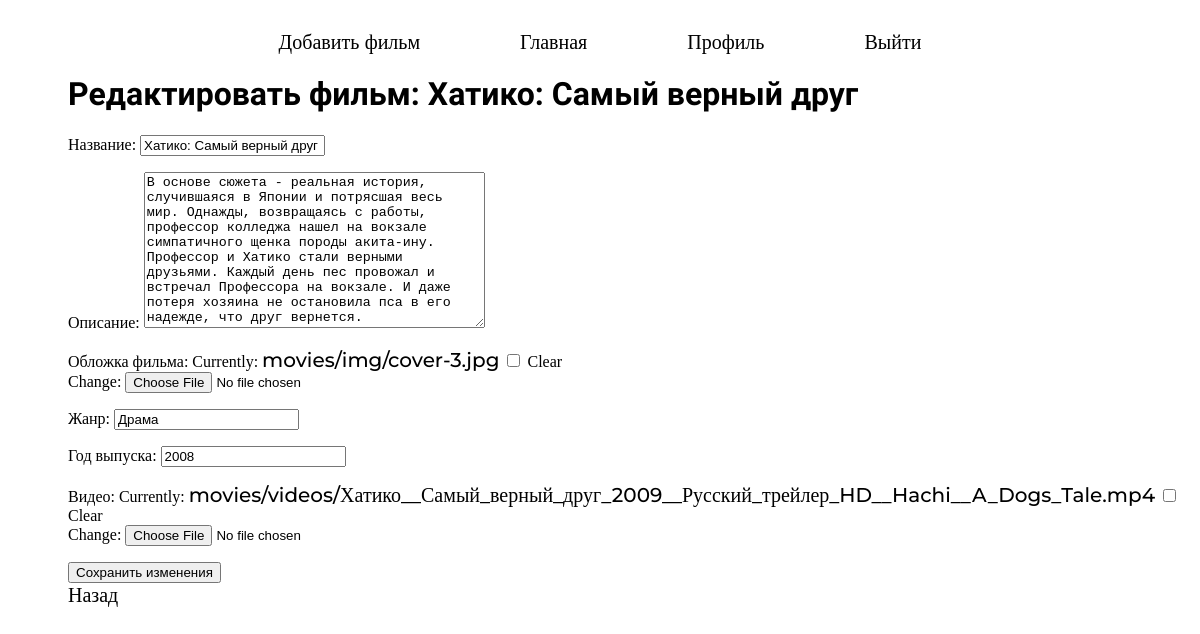
/7/update/ (signed in), run on the app's committed database.
### apps/movies/models.py (models this page shows, shortened)
class Movie(models.Model):
    cover = models.ImageField(upload_to='movies/img/', verbose_name='Обложка фильма', blank=True, null=True)
    title = models.CharField(max_length=200, verbose_name='Название')
    description = models.TextField(verbose_name='Описание')
    genre = models.CharField(max_length=100, verbose_name='Жанр')
    release_year = models.IntegerField(verbose_name='Год выпуска')
    video = models.FileField(upload_to='movies/videos/', verbose_name='Видео', blank=True, null=True)
    author = models.ForeignKey(
        User,
        on_delete=models.CASCADE,
        default=1,
        verbose_name='Автор'
    )

### apps/movies/views.py (the view)
# urls.py: path('<int:pk>/update/', views.MovieUpdateView.as_view(), name='update'),
@method_decorator(user_passes_test(lambda u: u.is_staff), name='dispatch')
class MovieUpdateView(generic.UpdateView):
    model = Movie
    form_class = MovieUpdateForm
    template_name = 'movies/update.html'
    success_url = reverse_lazy('index')

### apps/movies/forms.py
class MovieUpdateForm(forms.ModelForm):
    class Meta:
        model = Movie
        fields = ['title', 'description', 'cover', 'genre', 'release_year', 'video']

### templates/movies/update.html (shortened to what this page needs)
{% extends 'layout.html' %}
{% block content %}
<div class="update">
<h1>Редактировать фильм: {{ form.instance.title }}</h1>
<form method="post" enctype="multipart/form-data">
    {{ form.as_p }}
    <button type="submit">Сохранить изменения</button>
</form>
<a href="{% url 'index' %}">Назад</a>
</div>
{% endblock %}

### templates/layout.html (style rules this page uses)
a { text-decoration: none; color: black; font-size: 20px; font-family: 'Montserrat'; font-weight: 500; }

### templates/movies/update.html (style rules this page uses)
h1 { font-family: 'Oswald'; }
.update { margin-left: 60px; }

### data on the page
Movie: instance "Хатико: Самый верный друг", title "Хатико: Самый верный друг", description "В основе сюжета - реальная история, случившаяся в Японии и потрясшая весь мир. Однажды, возвращаясь с работы, профессор колледжа нашел на вокзале симпатичного щенка породы акита-ину. Профессор и Хатико стали верными друзьями. Каждый день пес провожал и встречал Профессора на вокзале. И даже потеря хозяина не остановила пса в его надежде, что друг вернется.", genre "Драма", release_year "2008"
